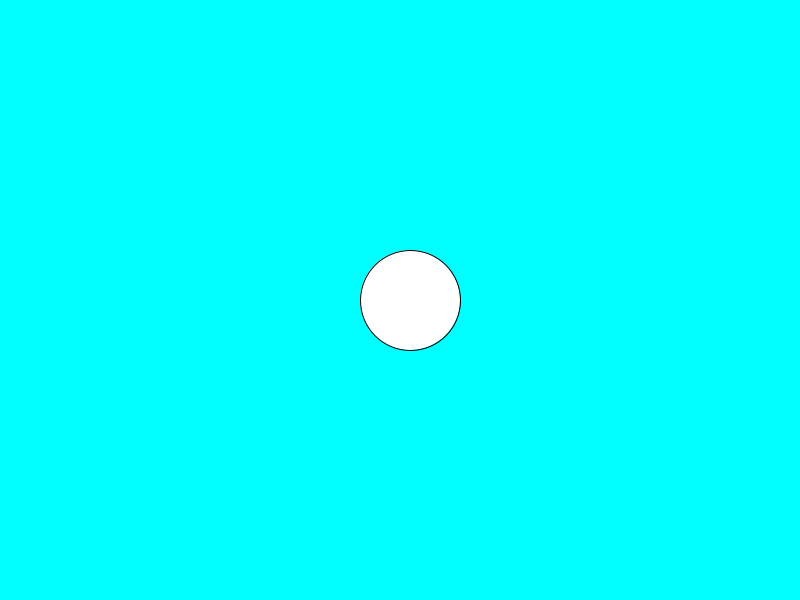
Frame 1 (no input)
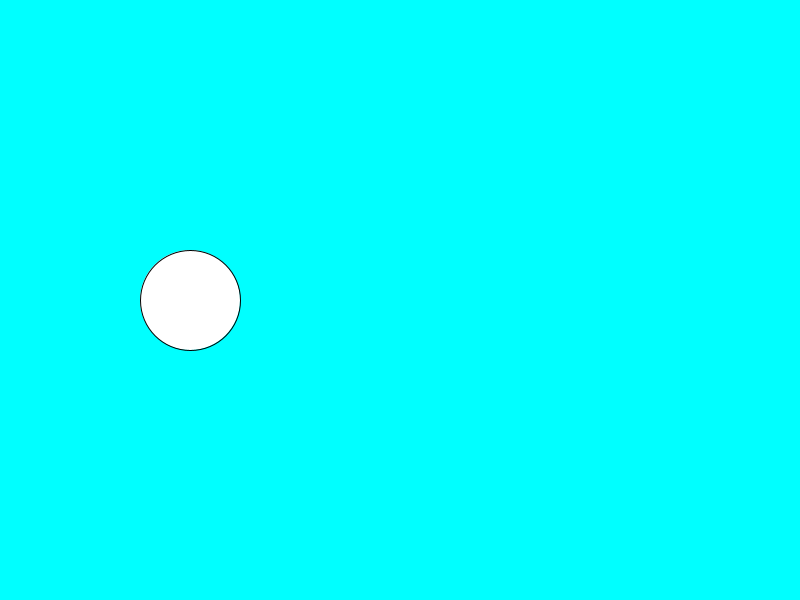
Frame 60 (the mouse pressed at the canvas centre just before this capture)
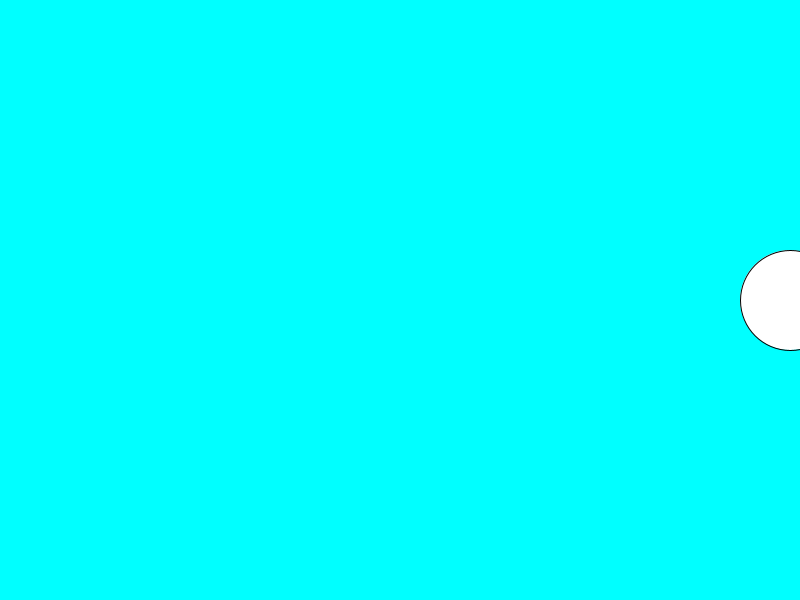
Frame 120 (the mouse held since frame 60 and released just before this capture)

The Processing sketch that drew these frames (run headless with seeded random() and noise(); from frame 60 on, the mouse is pressed at the canvas centre):

// Processing sketch: practice_01_if
// ── practice_01_if.pde
/*
    움직이는 원 만들기 실습!!
 */

int x, y;    // 원의 x, y좌표를 저장할 변수를 선언한다.

void setup() {
    size(800, 600);   // 캔버스 사이즈 설정
    frameRate(60);    // 최대 프레임을 설정한다. 보통 60

    // 변수의 초기값을 설정 
    x = 400;
    y = 300;
}

void draw() {
    background(0, 255, 255);    // 배경색 (화면 전체를 한번 칠해줌)
    x = x + 10;

    // if 조건문을 사용한다
    // 조건 : 원이 화면 바깥으로 나가면 ?
    if (x > 800) {
        // println("원이 나갔어!");
        x = 0;    // 조건에 맞을경우 원의 좌표를 0으로 세팅한다.
    }

    println(x);
    ellipse(x, y, 100, 100);    // 원 그리기
}
